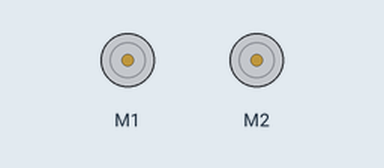
A program run on a simulated BBC micro:bit (MakeCode). On the bench: 2 × DC motor (green arrow = forward, orange = backward, longer = faster).

Above: at 0.1 s.
At 21.7 s:
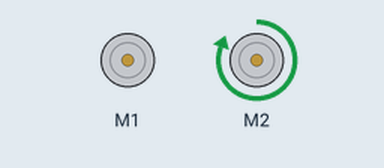
At 38.5 s:
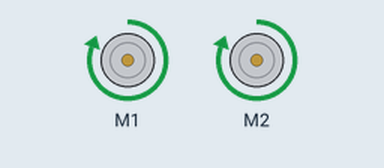
Timing chart, 0 to 40.0 s (numbered marks = the images above):
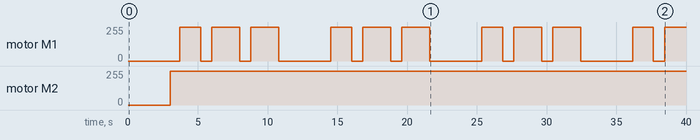

The program:

main.ts
```typescript
basic.forever(function () {
    maqueen.motorRun(maqueen.Motors.M1, maqueen.Dir.CW, 0)
    basic.pause(3000)
    maqueen.motorRun(maqueen.Motors.M2, maqueen.Dir.CW, 255)
    maqueen.motorRun(maqueen.Motors.M1, maqueen.Dir.CW, 0)
    basic.pause(700)
    maqueen.motorRun(maqueen.Motors.All, maqueen.Dir.CW, 255)
    basic.pause(1500)
    maqueen.motorRun(maqueen.Motors.M2, maqueen.Dir.CW, 255)
    maqueen.motorRun(maqueen.Motors.M1, maqueen.Dir.CW, 0)
    basic.pause(800)
    maqueen.motorRun(maqueen.Motors.All, maqueen.Dir.CW, 255)
    basic.pause(2000)
    maqueen.motorRun(maqueen.Motors.M2, maqueen.Dir.CW, 255)
    maqueen.motorRun(maqueen.Motors.M1, maqueen.Dir.CW, 0)
    basic.pause(800)
    maqueen.motorRun(maqueen.Motors.All, maqueen.Dir.CW, 255)
    basic.pause(2000)
})
```

test.ts
```typescript
// aquí va el archivo "tests"; esto no se compilará cuando este paquete se utilice como una extensión.
```

Measured:
- by itself, motor M1: repeats every 10.8 s: 2 × (stopped 0.80 s, forward 255/255 2.0 s), stopped 3.7 s, forward 255/255 1.5 s
- by itself, motor M2: stopped → forward 255/255 at 3.0 s
